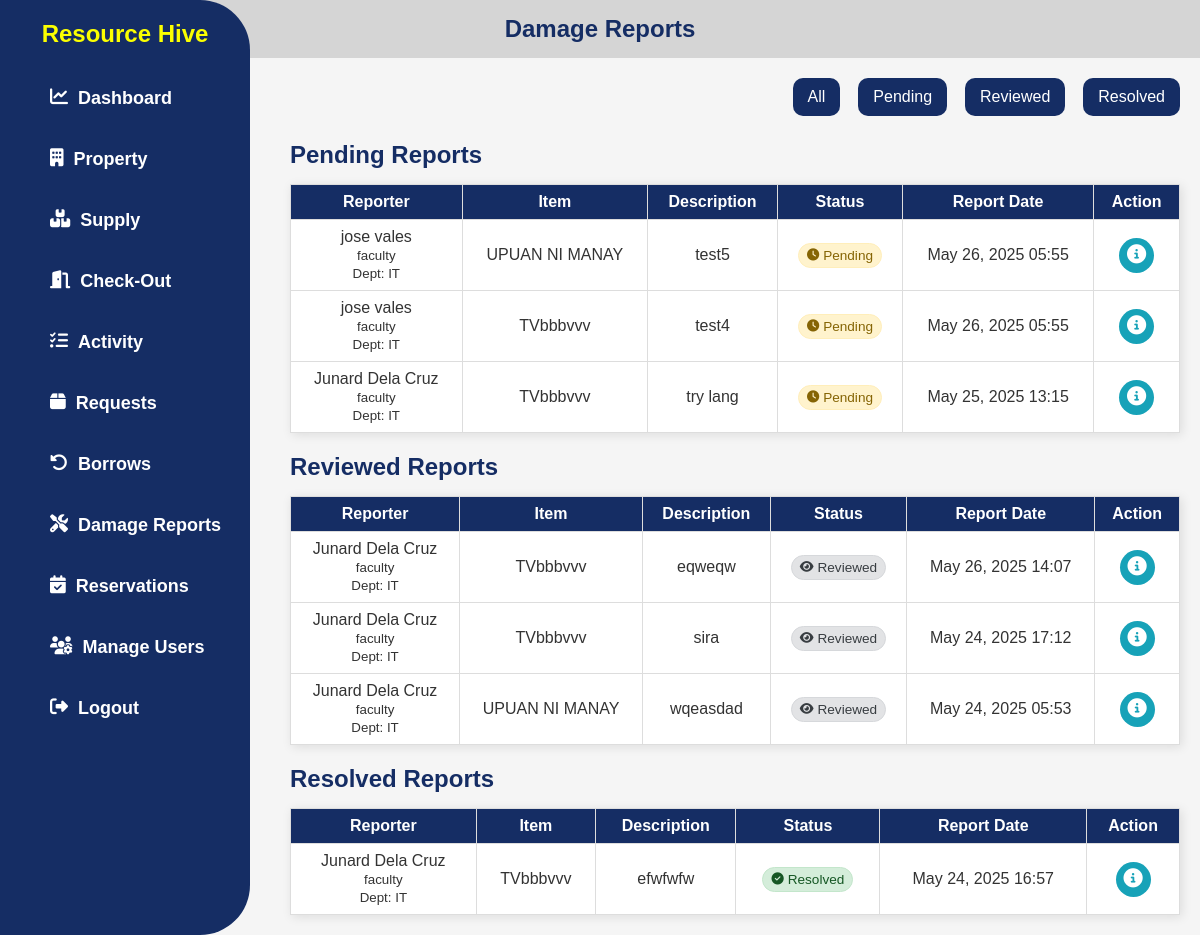
The app's page /my-damage-reports/ (signed in), older data.
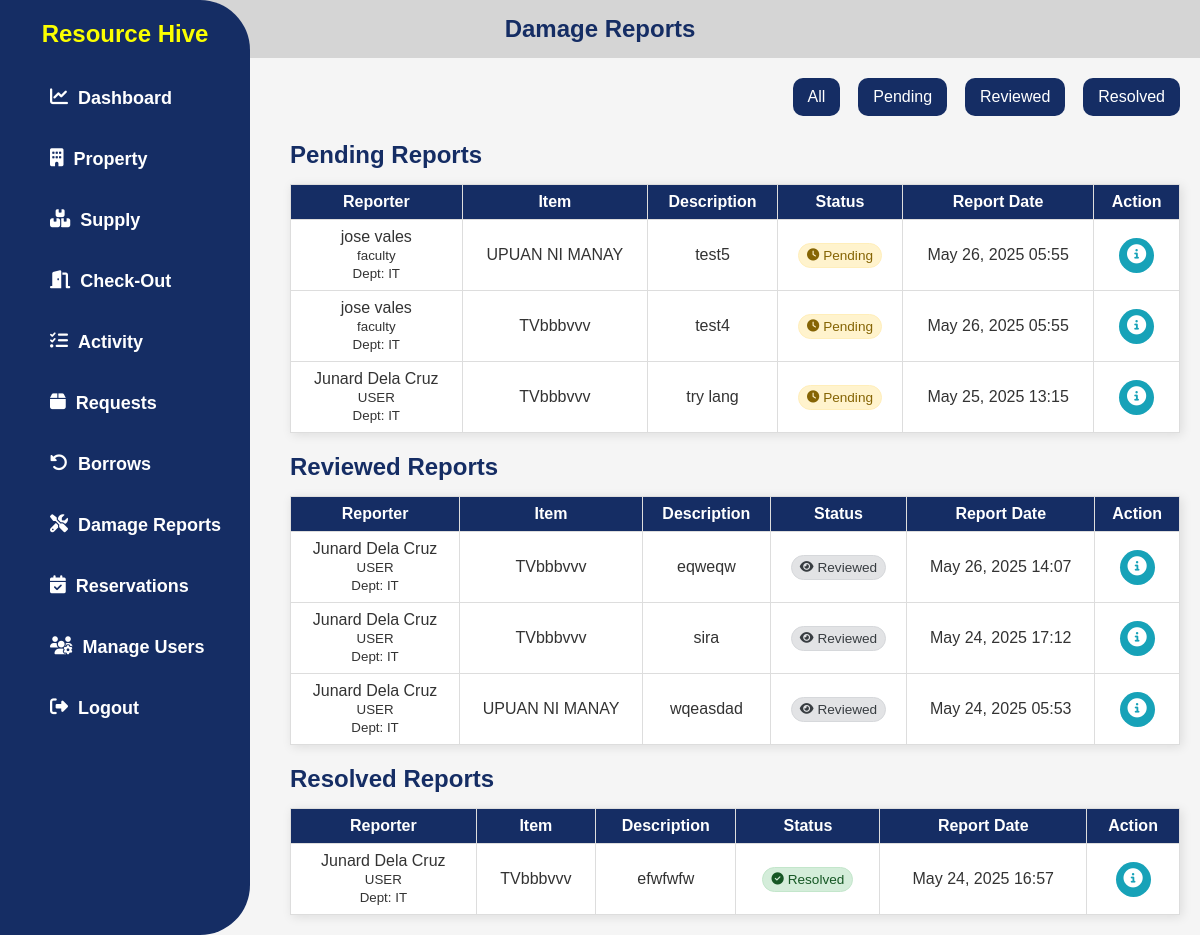
The same page, newer data.
### app/models.py (models this page shows, shortened)
class DamageReport(models.Model):
    STATUS_CHOICES = [
        ('pending', 'Pending'),
        ('reviewed', 'Reviewed'),
        ('resolved', 'Resolved'),
    ]
    user = models.ForeignKey(User, on_delete=models.CASCADE)
    item = models.ForeignKey(Property, on_delete=models.CASCADE)
    description = models.TextField()
    status = models.CharField(max_length=20, choices=STATUS_CHOICES, default='pending')
    remarks = models.TextField(blank=True, null=True)
    report_date = models.DateTimeField(auto_now_add=True)

class UserProfile(models.Model):
    user = models.OneToOneField(User, on_delete=models.CASCADE)
    ROLE_CHOICES = [
        ('ADMIN', 'ADMIN'),
        ('USER', 'USER'),
    ]
    role = models.CharField(max_length=20, choices=ROLE_CHOICES)
    department = models.CharField(max_length=255, blank=True, null=True)
    phone = models.CharField(max_length=20, blank=True, null=True)

class Property(models.Model):
    CATEGORY_CHOICES = [
        ('Office Equipment', 'Office Equipment'),
        ('ICT Equipment', 'ICT Equipment'),
        ('Communication Equipment', 'Communication Equipment'),
        ('Other Machinery and Equipment', 'Other Machinery and Equipment'),
        ('Furniture and Fixtures', 'Furniture and Fixtures'),
    ]
    CONDITION_CHOICES = [
        ('In good condition', 'In good condition'),
        ('Needing repair', 'Needing repair'),
        ('Unserviceable', 'Unserviceable'),
        ('Obsolete', 'Obsolete'),
        ('No longer needed', 'No longer needed'),
        ('Not used since purchased', 'Not used since purchased'),
    ]
    AVAILABILITY_CHOICES = [
        ('available', 'Available'),
        ('not_available', 'Not Available'),
    ]
    property_name = models.CharField(max_length=100, null=True, blank=True)
    category = models.CharField(max_length=50, choices=CATEGORY_CHOICES, null=True, blank=True)
    description = models.TextField(null=True, blank=True)
    barcode = models.CharField(max_length=150, unique=True, null=True, blank=True)
    unit_of_measure = models.CharField(max_length=50, null=True, blank=True)
    unit_value = models.DecimalField(
        max_digits=10, decimal_places=2,
        blank=True, null=True,
        validators=[MinValueValidator(0)]
    )
    quantity = models.PositiveIntegerField(validators=[MinValueValidator(1)], null=True, blank=True)
    original_quantity = models.PositiveIntegerField(null=True, blank=True)
    location = models.CharField(max_length=255, null=True, blank=True)
    condition = models.CharField(max_length=100, choices=CONDITION_CHOICES, blank=True, null=True)
    availability = models.CharField(max_length=20, choices=AVAILABILITY_CHOICES, default='available')

### app/views.py (the view)
# urls.py: path('my-damage-reports/', UserDamageReportListView.as_view(), name='user_damage_reports'),
class UserDamageReportListView(PermissionRequiredMixin, ListView):
    model = DamageReport
    template_name = 'app/reports.html'
    permission_required = 'app.view_damage_report'
    context_object_name = 'damage_reports'
    paginate_by = 10
    def get_queryset(self):
        return DamageReport.objects.select_related('user', 'user__userprofile', 'item').order_by('-report_date')
    def get_context_data(self, **kwargs):
        context = super().get_context_data(**kwargs)
        all_reports = self.get_queryset()
        context['pending_reports'] = all_reports.filter(status='pending')
        context['reviewed_reports'] = all_reports.filter(status='reviewed')
        context['resolved_reports'] = all_reports.filter(status='resolved')
        return context

### app/templates/app/reports.html (shortened to what the changed rows need)
{% load static %}
<!DOCTYPE html>
<html lang="en">
<head>
  <link rel="stylesheet" href="{% static 'css/style.css' %}" />
  <link
    rel="stylesheet"
    href="https://cdnjs.cloudflare.com/ajax/libs/font-awesome/6.4.2/css/all.min.css"
  />
</head>
<body>
  {% include 'app/navbar.html' %}
  <div class="parent">
    <div class="div1">
      <h2>Damage Reports</h2>
    </div>
    <main class="content">
      <div class="status-table" data-status="pending">
        <table>
          <thead>
            <tr>
              <th>Reporter</th>
              <th>Item</th>
              <th>Description</th>
              <th>Status</th>
              <th>Report Date</th>
              <th>Action</th>
            </tr>
          </thead>
          <tbody>
            {% for report in pending_reports %}
            <tr>
              <td>
                {% with report.user.first_name as first_name %}
                {% with report.user.last_name as last_name %}
                  {% if first_name or last_name %}
                    {{ first_name }} {{ last_name }}
                  {% else %}
                    {{ report.user.username }}
                  {% endif %}
                {% endwith %}
                {% endwith %}
                <br />
                <small>
                  {{ report.user.userprofile.get_role_display }}<br />
                  Dept: {{ report.user.userprofile.department }}
                </small>
              </td>
              <td>{{ report.item.property_name }}</td>
              <td>{{ report.description }}</td>
              <td>
                <span class="status-badge status-{{ report.status|lower|cut:' ' }}">
                  {% if report.status == 'pending' %}
                    <i class="fas fa-clock"></i>
                  {% elif report.status == 'reviewed' %}
                    <i class="fas fa-eye"></i>
                  {% elif report.status == 'resolved' %}
                    <i class="fas fa-check-circle"></i>
                  {% endif %}
                  {{ report.get_status_display }}
                </span>
              </td>
              <td>{{ report.report_date|date:"M d, Y H:i" }}</td>
              <td>
                <a href="{% url 'damage_report_detail' report.id %}" class="details-btn" title="View Details">
                  <i class="fas fa-info-circle"></i>
                </a>
              </td>
            </tr>
            {% empty %}
            <tr>
              <td colspan="6">No pending reports found.</td>
            </tr>
            {% endfor %}
          </tbody>
        </table>
      </div>
      <div class="status-table" data-status="reviewed">
        <table>
          <thead>
            <tr>
              <th>Reporter</th>
              <th>Item</th>
              <th>Description</th>
              <th>Status</th>
              <th>Report Date</th>
              <th>Action</th>
            </tr>
          </thead>
          <tbody>
            {% for report in reviewed_reports %}
            <tr>
              <td>
                {% with report.user.first_name as first_name %}
                {% with report.user.last_name as last_name %}
                  {% if first_name or last_name %}
                    {{ first_name }} {{ last_name }}
                  {% else %}
                    {{ report.user.username }}
                  {% endif %}
                {% endwith %}
                {% endwith %}
                <br />
                <small>
                  {{ report.user.userprofile.get_role_display }}<br />
                  Dept: {{ report.user.userprofile.department }}
                </small>
              </td>
              <td>{{ report.item.property_name }}</td>
              <td>{{ report.description }}</td>
              <td>
                <span class="status-badge status-{{ report.status|lower|cut:' ' }}">
                  {% if report.status == 'pending' %}
                    <i class="fas fa-clock"></i>
                  {% elif report.status == 'reviewed' %}
                    <i class="fas fa-eye"></i>
                  {% elif report.status == 'resolved' %}
                    <i class="fas fa-check-circle"></i>
                  {% endif %}
                  {{ report.get_status_display }}
                </span>
              </td>
              <td>{{ report.report_date|date:"M d, Y H:i" }}</td>
              <td>
                <a href="{% url 'damage_report_detail' report.id %}" class="details-btn" title="View Details">
                  <i class="fas fa-info-circle"></i>
                </a>
              </td>
            </tr>
            {% empty %}
            <tr>
              <td colspan="6">No reviewed reports found.</td>
            </tr>
            {% endfor %}
          </tbody>
        </table>
      </div>
      <div class="status-table" data-status="resolved">
        <table>
          <thead>
            <tr>
              <th>Reporter</th>
              <th>Item</th>
              <th>Description</th>
              <th>Status</th>
              <th>Report Date</th>
              <th>Action</th>
            </tr>
          </thead>
          <tbody>
            {% for report in resolved_reports %}
            <tr>
              <td>
                {% with report.user.first_name as first_name %}
                {% with report.user.last_name as last_name %}
                  {% if first_name or last_name %}
                    {{ first_name }} {{ last_name }}
                  {% else %}
                    {{ report.user.username }}
                  {% endif %}
                {% endwith %}
                {% endwith %}
                <br />
                <small>
                  {{ report.user.userprofile.get_role_display }}<br />
                  Dept: {{ report.user.userprofile.department }}
                </small>
              </td>
              <td>{{ report.item.property_name }}</td>
              <td>{{ report.description }}</td>
              <td>
                <span class="status-badge status-{{ report.status|lower|cut:' ' }}">
                  {% if report.status == 'pending' %}
                    <i class="fas fa-clock"></i>
                  {% elif report.status == 'reviewed' %}
                    <i class="fas fa-eye"></i>
                  {% elif report.status == 'resolved' %}
                    <i class="fas fa-check-circle"></i>
                  {% endif %}
                  {{ report.get_status_display }}
                </span>
              </td>
              <td>{{ report.report_date|date:"M d, Y H:i" }}</td>
              <td>
                <a href="{% url 'damage_report_detail' report.id %}" class="details-btn" title="View Details">
                  <i class="fas fa-info-circle"></i>
                </a>
              </td>
            </tr>
            {% empty %}
            <tr>
              <td colspan="6">No resolved reports found.</td>
            </tr>
            {% endfor %}
          </tbody>
        </table>
      </div>
    </main>
  </div>
</body>
</html>

Row changes from the older to the newer data that the page shows:
changed through a linked row, DamageReport "try lang": user.userprofile.role "faculty" → "USER"
changed through a linked row, DamageReport "eqweqw": user.userprofile.role "faculty" → "USER"
changed through a linked row, DamageReport "sira": user.userprofile.role "faculty" → "USER"
changed through a linked row, DamageReport "wqeasdad": user.userprofile.role "faculty" → "USER"
changed through a linked row, DamageReport "efwfwfw": user.userprofile.role "faculty" → "USER"
